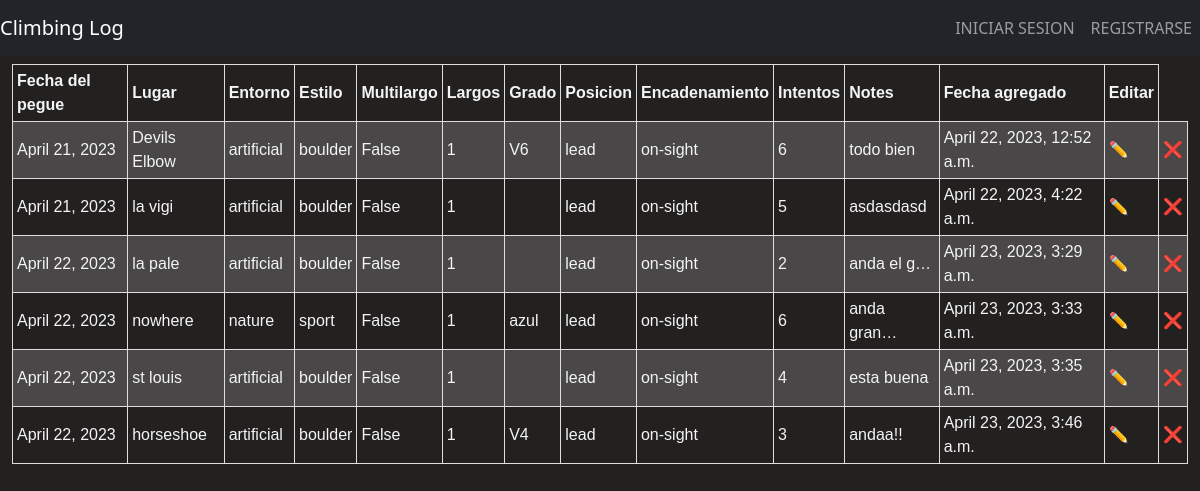
Before: /entry_list with the older database file.
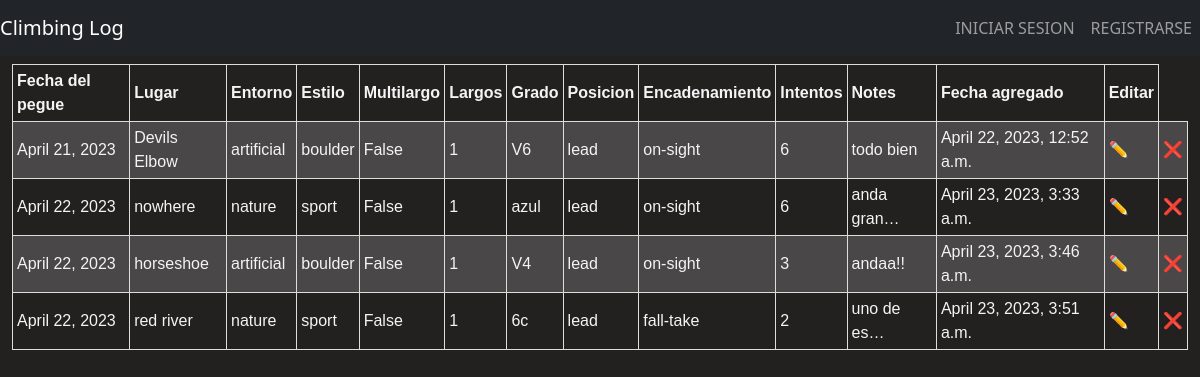
After: the same page with the newer database file.
### climb_log_webapp/models.py (models this page shows, shortened)
class Climb_entry(models.Model):
    username = models.ForeignKey(User, on_delete=models.DO_NOTHING, null=True, blank=True)
    date_of_climb = models.DateField()
    place_name = models.CharField(max_length=40)
    place_coord = models.CharField(max_length=30)
    enviroment = models.CharField(max_length=20)
    climb_style = models.CharField(max_length=15)
    multipitches = models.BooleanField()
    num_pitches = models.PositiveSmallIntegerField(default=1, validators=[MaxValueValidator(15)] )
    grade = models.CharField(max_length=20)
    climber_position = models.CharField(max_length=15)
    ascent_type = models.CharField(max_length=20)
    num_attempts = models.PositiveSmallIntegerField()
    notes = models.TextField(max_length=400)
    date_of_entry = models.DateTimeField(auto_now_add=True)
    class Meta:
        ordering = ["date_of_entry"]

### climb_log_webapp/views.py (the view)
# urls.py: path('entry_list', views.EntryList.as_view(), name='entry-list'),
class EntryList(ListView):
    template_name= 'climb_log_webapp_ES/entry_list.html'
    model = Climb_entry
    context_object_name = 'entries'

### climb_log_webapp/templates/climb_log_webapp_ES/entry_list.html (shortened to what this page needs)
{% extends 'climb_log_webapp_ES/base.html' %}
{%load static%}
{%block css_files%}
<link rel="stylesheet" href="{% static 'climb_log_webapp/styles.css' %}">
<link rel="stylesheet" href="{% static 'climb_log_webapp/entry_list.css' %}">
{%endblock%}
{%block content%}
<div>
    <table>
        <tr>
            <th>Fecha del pegue</th>
            <th>Lugar</th>
            <th>Entorno</th>
            <th>Estilo</th>
            <th>Multilargo</th>
            <th>Largos</th>
            <th>Grado</th>
            <th>Posicion</th>
            <th>Encadenamiento</th>
            <th>Intentos</th>
            <th>Notes</th>
            <th>Fecha agregado</th>
            <th>Editar</th>
        </tr>
    {%for entry in entries%}
        <tr>
            <td>{{entry.date_of_climb}}</td>
            <td>{{entry.place_name}}</td>
            <td>{{entry.enviroment}}</td>
            <td>{{entry.climb_style}}</td>
            <td>{{entry.multipitches}}</td>
            <td>{{entry.num_pitches}}</td>
            <td>{{entry.grade}}</td>
            <td>{{entry.climber_position}}</td>
            <td>{{entry.ascent_type}}</td>
            <td>{{entry.num_attempts}}</td>
            <td>{{entry.notes|default_if_none:"--"|truncatechars:10}}</td>
            <td>{{entry.date_of_entry}}</td>
            <td><a href="{% url 'entry-update' entry.id %}">✏️</a></td>
            <td><a href="{% url 'entry-delete' entry.id %}">❌</a></td>
        </tr>
        {%endfor%}
    </table>
</div>
{%endblock%}

### climb_log_webapp/templates/climb_log_webapp_ES/base.html (shortened to what this page needs)
{% load static %}
<!DOCTYPE html>
<html lang="en">
<head>
    {% load bootstrap5 %}
    {% bootstrap_css %}
    {%block css_files%} {%endblock%}
    <link rel="stylesheet" href="https://cdnjs.cloudflare.com/ajax/libs/animate.css/4.1.1/animate.min.css"/>
</head>
<header>
{% include 'includes/header.html'%}
</header>
<body>
{%block content %}{%endblock%}
</body>
</html>

### climb_log_webapp/templates/includes/header.html (shortened to what this page needs)
<nav class="navbar fixed-top navbar-expand-lg navbar-dark bg-dark">
    <a class="navbar-brand animate__animated animate__swing" href="{% url 'homepage' %}">Climbing Log</a>
    <div class="collapse navbar-collapse justify-content-end" id="navbarNavAltMarkup">
      <div class="navbar-nav ">
        {% if request.user.is_authenticated%}
        <a class="nav-item nav-link" href="{% url 'login' %}">PERFIL</a>
        <a class="nav-item nav-link" href="{% url 'logout' %}">CERRAR SESION</a>
        {%else%}
        <a class="nav-item nav-link" href="{% url 'login' %}">INICIAR SESION</a>
        <a class="nav-item nav-link" href="{% url 'sign-up' %}">REGISTRARSE</a>
        {%endif%}
      </div>
    </div>
  </nav>

### climb_log_webapp/static/climb_log_webapp/styles.css (style rules this page uses)
.navbar-nav { text-align: right; padding-left: 30%; }
body { background-color: #232020; margin: 4rem auto ; color: #F4F4F4; }

### climb_log_webapp/static/climb_log_webapp/entry_list.css (style rules this page uses)
table { font-family: arial, sans-serif; border-collapse: collapse; width: 98%; margin: auto; }
td, th { border: 1px solid #dddddd; text-align: left; padding: 0.25rem; }
tr:nth-child(even) { background-color: #494747; }
a { text-decoration: none; }

Changed rows visible on the page:
removed Climb_entry: date_of_climb "April 21, 2023", place_name "la vigi", enviroment "artificial", climb_style "boulder", multipitches "False", num_pitches "1", climber_position "lead", ascent_type "on-sight", num_attempts "5", notes "asdasdasd", date_of_entry "April 22, 2023, 4:22 a.m."
removed Climb_entry: date_of_climb "April 22, 2023", place_name "la pale", enviroment "artificial", climb_style "boulder", multipitches "False", num_pitches "1", climber_position "lead", ascent_type "on-sight", num_attempts "2", notes "anda el g…", date_of_entry "April 23, 2023, 3:29 a.m."
removed Climb_entry: date_of_climb "April 22, 2023", place_name "st louis", enviroment "artificial", climb_style "boulder", multipitches "False", num_pitches "1", climber_position "lead", ascent_type "on-sight", num_attempts "4", notes "esta buena", date_of_entry "April 23, 2023, 3:35 a.m."
added Climb_entry: date_of_climb "April 22, 2023", place_name "red river", enviroment "nature", climb_style "sport", multipitches "False", num_pitches "1", grade "6c", climber_position "lead", ascent_type "fall-take", num_attempts "2", notes "uno de es…", date_of_entry "April 23, 2023, 3:51 a.m."
